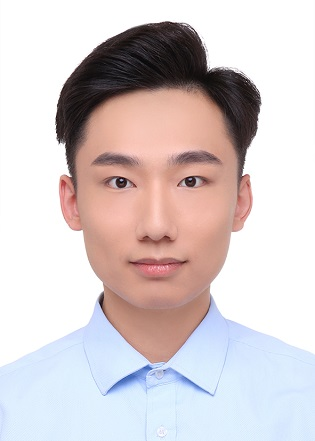
#> input picture portrait.jpg, 315 x 441 px
$ python Image_quantization.py
#> lines starting #> are read from the running program, lines starting #| are printed output that depends on the picture
import sys
import os
from PIL import Image
def simpleQuant():
    im = Image.open('portrait.jpg')
#> im is the input picture: PIL image 315x441 RGB; mean R, G, B 214.1, 204.2, 205.4
    w,h = im.size
#> w = 315; h = 441
    for row in range(h):
        for col in range(w):
            r,g,b = im.getpixel((col, row))
            r = r // 36*36
            g = g // 42*42
            b = b // 42*42
            im.putpixel((col, row), (r,g,b))
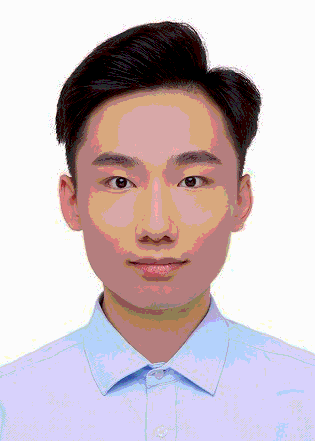
#> im: PIL image 315x441 RGB; mean R, G, B 203.9, 189.7, 195.3
    im.show()
simpleQuant()
